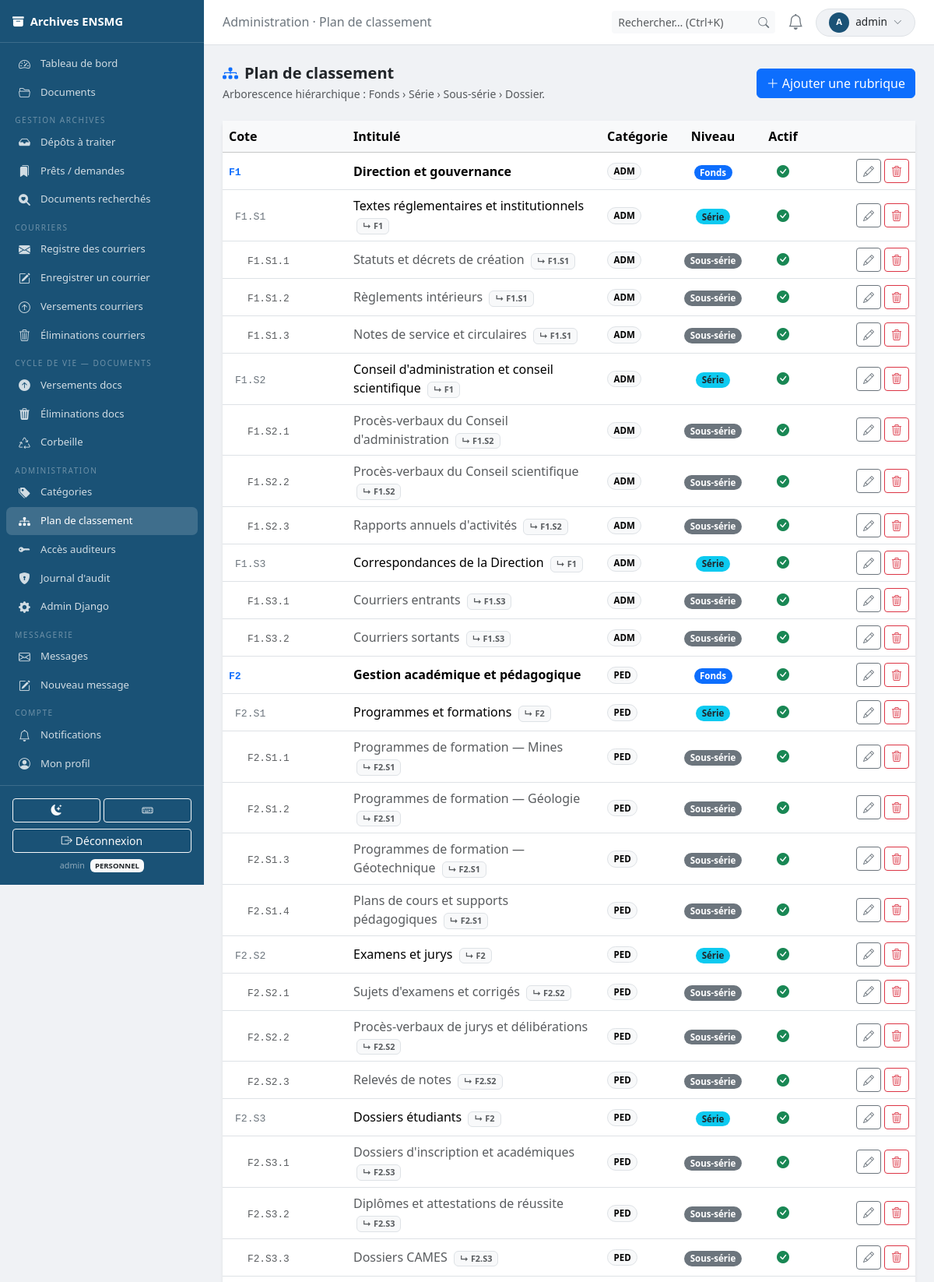
/gestion/plans/ (signed in, upper part), run on the app's committed database.
### users/models.py (models this page shows, shortened)
class CustomUser(AbstractUser):
    class Role(models.TextChoices):
        ADMIN       = 'ADMIN',      'Administrateur système'
        ARCHIVISTE  = 'ARCHIVISTE', 'Archiviste'
        DIRECTION   = 'DIRECTION',  'Direction'
        PERSONNEL   = 'PERSONNEL',  'Personnel administratif'
        ENSEIGNANT  = 'ENSEIGNANT', 'Enseignant-chercheur'
    role = models.CharField(
        max_length=20,
        choices=Role.choices,
        default=Role.PERSONNEL,
        verbose_name='Rôle',
    )
    departement = models.ForeignKey(
        Departement,
        null=True, blank=True,
        on_delete=models.SET_NULL,
        verbose_name='Département / Service',
        help_text='Service de rattachement de l\'utilisateur.',
    )
    telephone = models.CharField(
        max_length=30,
        blank=True,
        verbose_name='Téléphone',
    )
    class Meta:
        verbose_name        = 'Utilisateur'
        verbose_name_plural = 'Utilisateurs'
        ordering            = ['last_name', 'first_name']

### archives/models.py (models this page shows, shortened)
class PlanClassement(models.Model):
    class Niveau(models.IntegerChoices):
        FONDS      = 1, 'Fonds'
        SERIE      = 2, 'Série'
        SOUS_SERIE = 3, 'Sous-série'
        DOSSIER    = 4, 'Dossier'
    code      = models.CharField(max_length=30, unique=True, verbose_name='Cote')
    intitule  = models.CharField(max_length=300, verbose_name='Intitulé')
    parent    = models.ForeignKey(
        'self',
        null=True, blank=True,
        on_delete=models.PROTECT,
        related_name='enfants',
        verbose_name='Rubrique parente',
    )
    niveau    = models.PositiveSmallIntegerField(choices=Niveau.choices, verbose_name='Niveau hiérarchique')
    categorie = models.ForeignKey(
        CategorieDocument,
        null=True, blank=True,
        on_delete=models.SET_NULL,
        verbose_name='Catégorie documentaire',
    )
    description = models.TextField(blank=True, verbose_name='Description')
    actif       = models.BooleanField(default=True, verbose_name='Actif')
    class Meta:
        verbose_name        = 'Plan de classement'
        verbose_name_plural = 'Plan de classement'
        ordering            = ['code']

class CategorieDocument(models.Model):
    class Code(models.TextChoices):
        ADMINISTRATIF  = 'ADM', 'Administratif et institutionnel'
        PEDAGOGIQUE    = 'PED', 'Gestion académique et pédagogique'
        SCIENTIFIQUE   = 'SCI', 'Scientifique et de recherche'
        GEOLOGIQUE     = 'GEO', 'Géologique et minier'
        TERRAIN        = 'TER', 'Terrain et technique'
        PARTENARIAT    = 'PAR', 'Partenariats et industrie'
        FINANCIER_RH   = 'FRH', 'Financier et ressources humaines'
        PATRIMONIAL    = 'PAT', 'Patrimonial et historique'
    code        = models.CharField(max_length=10, unique=True, verbose_name='Code')
    nom         = models.CharField(max_length=200, verbose_name='Intitulé')
    description = models.TextField(blank=True, verbose_name='Description')
    class Meta:
        verbose_name          = 'Catégorie de document'
        verbose_name_plural   = 'Catégories de documents'
        ordering              = ['code']

### archives/views.py (the view)
# urls.py: path('gestion/plans/', views.admin_plans_list, name='admin_plans'),
def admin_plans_list(request):
    guard = _admin_guard(request)
    if guard:
        return guard
    plans = PlanClassement.objects.select_related('parent', 'categorie').order_by('code')
    ctx = _notif_ctx(request)
    ctx['plans'] = plans
    return render(request, 'archives/admin/plans/list.html', ctx)

### archives/templates/archives/admin/plans/list.html (shortened to what this page needs)
{% extends "archives/base.html" %}
{% block topbar_title %}Administration · Plan de classement{% endblock %}
{% block content %}
<div class="d-flex justify-content-between align-items-center mb-4">
  <div>
    <h5 class="mb-1 fw-semibold"><i class="bi bi-diagram-3-fill me-2 text-primary"></i>Plan de classement</h5>
    <p class="text-muted mb-0 small">Arborescence hiérarchique : Fonds › Série › Sous-série › Dossier.</p>
  </div>
  <a href="{% url 'archives:admin_plan_create' %}" class="btn btn-primary">
    <i class="bi bi-plus-lg me-1"></i>Ajouter une rubrique
  </a>
</div>
<div class="card border-0 shadow-sm">
  <div class="card-body p-0">
    <table class="table table-hover mb-0">
      <thead class="table-light">
        <tr>
          <th style="width:160px">Cote</th>
          <th>Intitulé</th>
          <th class="d-none d-md-table-cell">Catégorie</th>
          <th class="text-center" style="width:100px">Niveau</th>
          <th class="text-center" style="width:80px">Actif</th>
          <th style="width:130px"></th>
        </tr>
      </thead>
      <tbody>
        {% for plan in plans %}
        <tr>
          <td class="align-middle">
            {% if plan.niveau == 1 %}
              <code class="text-primary fw-bold" style="font-size:.82rem">{{ plan.code }}</code>
            {% elif plan.niveau == 2 %}
              <span class="ms-2"><code class="text-secondary" style="font-size:.82rem">{{ plan.code }}</code></span>
            {% elif plan.niveau == 3 %}
              <span class="ms-4"><code class="text-muted" style="font-size:.8rem">{{ plan.code }}</code></span>
            {% else %}
              <span class="ms-5"><code style="font-size:.78rem">{{ plan.code }}</code></span>
            {% endif %}
          </td>
          <td class="align-middle">
            {% if plan.niveau == 1 %}<span class="fw-semibold">{{ plan.intitule }}</span>
            {% elif plan.niveau == 2 %}{{ plan.intitule }}
            {% else %}<span class="text-muted">{{ plan.intitule }}</span>{% endif %}
            {% if plan.parent %}
            <span class="badge bg-light text-muted border ms-1" style="font-size:.68rem">
              ↳ {{ plan.parent.code }}
            </span>
            {% endif %}
          </td>
          <td class="text-muted small d-none d-md-table-cell align-middle">
            {% if plan.categorie %}
            <span class="badge rounded-pill text-bg-light border" style="font-size:.72rem">
              {{ plan.categorie.code }}
            </span>
            {% else %}—{% endif %}
          </td>
          <td class="text-center align-middle">
            <span class="badge rounded-pill
              {% if plan.niveau == 1 %}bg-primary
              {% elif plan.niveau == 2 %}bg-info text-dark
              {% elif plan.niveau == 3 %}bg-secondary
              {% else %}bg-light text-dark border{% endif %}"
              style="font-size:.72rem">
              {{ plan.get_niveau_display }}
            </span>
          </td>
          <td class="text-center align-middle">
            {% if plan.actif %}
            <i class="bi bi-check-circle-fill text-success"></i>
            {% else %}
            <i class="bi bi-x-circle-fill text-danger opacity-50"></i>
            {% endif %}
          </td>
          <td class="align-middle">
            <div class="d-flex gap-1 justify-content-end">
              <a href="{% url 'archives:admin_plan_edit' plan.pk %}"
                 class="btn btn-sm btn-outline-secondary" title="Modifier">
                <i class="bi bi-pencil"></i>
              </a>
              <a href="{% url 'archives:admin_plan_delete' plan.pk %}"
                 class="btn btn-sm btn-outline-danger" title="Supprimer">
                <i class="bi bi-trash3"></i>
              </a>
            </div>
          </td>
        </tr>
        {% endfor %}
      </tbody>
    </table>
  </div>
</div>
{% endblock %}

### archives/templates/archives/base.html (shortened to what this page needs)
<!DOCTYPE html>
<html lang="fr" data-theme="light">
<head>
  <link rel="stylesheet" href="https://cdn.jsdelivr.net/npm/bootstrap@5.3.2/dist/css/bootstrap.min.css">
  <link rel="stylesheet" href="https://cdn.jsdelivr.net/npm/bootstrap-icons@1.11.3/font/bootstrap-icons.min.css">
</head>
<body>
<nav id="sidebar">
  <div class="brand">
    <span><i class="bi bi-archive-fill me-2"></i>Archives ENSMG</span>
  </div>
  <div class="py-2 flex-grow-1 overflow-auto">
    <a href="{% url 'archives:dashboard' %}" class="nav-link{% if request.resolver_match.url_name == 'dashboard' %} active{% endif %}">
      <i class="bi bi-speedometer2"></i>Tableau de bord
    </a>
    <a href="{% url 'archives:document_list' %}" class="nav-link">
      <i class="bi bi-folder2-open"></i>Documents
    </a>
    {% if est_gestionnaire %}
    <div class="nav-section">Gestion archives</div>
    <a href="{% url 'archives:archiviste_depots' %}" class="nav-link{% if 'archiviste_depot' in request.resolver_match.url_name %} active{% endif %}">
      <i class="bi bi-inbox-fill"></i>Dépôts à traiter
    </a>
    <a href="{% url 'archives:archiviste_prets' %}" class="nav-link{% if 'archiviste_pret' in request.resolver_match.url_name %} active{% endif %}">
      <i class="bi bi-bookmarks-fill"></i>Prêts / demandes
    </a>
    <a href="{% url 'archives:archiviste_recherches' %}" class="nav-link{% if 'archiviste_recherche' in request.resolver_match.url_name %} active{% endif %}">
      <i class="bi bi-search-heart-fill"></i>Documents recherchés
    </a>
    <div class="nav-section">Courriers</div>
    <a href="{% url 'archives:courrier_liste' %}" class="nav-link{% if 'courrier' in request.resolver_match.url_name and 'bv' not in request.resolver_match.url_name and 'be' not in request.resolver_match.url_name %} active{% endif %}">
      <i class="bi bi-envelope-fill"></i>Registre des courriers
    </a>
    <a href="{% url 'archives:courrier_enregistrer' %}" class="nav-link{% if request.resolver_match.url_name == 'courrier_enregistrer' %} active{% endif %}">
      <i class="bi bi-pencil-square"></i>Enregistrer un courrier
    </a>
    <a href="{% url 'archives:courrier_bv_liste' %}" class="nav-link{% if 'courrier_bv' in request.resolver_match.url_name %} active{% endif %}">
      <i class="bi bi-arrow-up-circle"></i>Versements courriers
    </a>
    <a href="{% url 'archives:courrier_be_liste' %}" class="nav-link{% if 'courrier_be' in request.resolver_match.url_name %} active{% endif %}">
      <i class="bi bi-trash3"></i>Éliminations courriers
    </a>
    <div class="nav-section">Cycle de vie — Documents</div>
    <a href="{% url 'archives:admin_bordereaux_versement' %}" class="nav-link{% if 'versement' in request.resolver_match.url_name and 'courrier' not in request.resolver_match.url_name %} active{% endif %}">
      <i class="bi bi-arrow-up-circle-fill"></i>Versements docs
    </a>
    <a href="{% url 'archives:admin_bordereaux_elimination' %}" class="nav-link{% if 'elimination' in request.resolver_match.url_name and 'courrier' not in request.resolver_match.url_name %} active{% endif %}">
      <i class="bi bi-trash3-fill"></i>Éliminations docs
    </a>
    <a href="{% url 'archives:corbeille' %}" class="nav-link{% if request.resolver_match.url_name == 'corbeille' %} active{% endif %}">
      <i class="bi bi-recycle"></i>Corbeille
    </a>
    <div class="nav-section">Administration</div>
    <a href="{% url 'archives:admin_categories' %}" class="nav-link{% if 'admin_categorie' in request.resolver_match.url_name %} active{% endif %}">
      <i class="bi bi-tags-fill"></i>Catégories
    </a>
    <a href="{% url 'archives:admin_plans' %}" class="nav-link{% if 'admin_plan' in request.resolver_match.url_name %} active{% endif %}">
      <i class="bi bi-diagram-3-fill"></i>Plan de classement
    </a>
    <a href="{% url 'archives:audit_tokens' %}" class="nav-link{% if 'audit_token' in request.resolver_match.url_name %} active{% endif %}">
      <i class="bi bi-key-fill"></i>Accès auditeurs
    </a>
    <a href="{% url 'archives:admin_journal' %}" class="nav-link{% if request.resolver_match.url_name == 'admin_journal' %} active{% endif %}">
      <i class="bi bi-shield-lock-fill"></i>Journal d'audit
    </a>
    {% if est_admin %}<a href="/admin/" class="nav-link"><i class="bi bi-gear-fill"></i>Admin Django</a>{% endif %}
    {% endif %}
    <div class="nav-section">Messagerie</div>
    <a href="{% url 'archives:messagerie_reception' %}" class="nav-link{% if 'messagerie' in request.resolver_match.url_name %} active{% endif %}">
      <i class="bi bi-envelope{% if nb_messages_non_lus %}-fill{% endif %}"></i>Messages
    </a>
    <a href="{% url 'archives:messagerie_nouveau' %}" class="nav-link">
      <i class="bi bi-pencil-square"></i>Nouveau message
    </a>
    <div class="nav-section">Compte</div>
    <a href="{% url 'archives:notifications' %}" class="nav-link">
      <i class="bi bi-bell{% if nb_notifications %}-fill{% endif %}"></i>Notifications
    </a>
    <a href="{% url 'archives:mon_profil' %}" class="nav-link"><i class="bi bi-person-circle"></i>Mon profil</a>
  </div>
  <div class="p-3" style="border-top:1px solid rgba(255,255,255,.15)">
    <div class="d-flex gap-1 mb-2">
      <button onclick="toggleDark()" class="btn btn-sm btn-outline-light flex-grow-1" title="Mode sombre (Alt+D)">
        <i id="dark-icon" class="bi bi-moon-stars-fill"></i>
      </button>
      <button onclick="showKbd()" class="btn btn-sm btn-outline-light flex-grow-1" title="Raccourcis (?)">
        <i class="bi bi-keyboard"></i>
      </button>
    </div>
    <form method="post" action="{% url 'archives:logout' %}">{% csrf_token %}
      <button type="submit" class="btn btn-sm btn-outline-light w-100">
        <i class="bi bi-box-arrow-right me-1"></i>Déconnexion
      </button>
    </form>
    <div class="text-white-50 text-center mt-2" style="font-size:.67rem;">
      {{ request.user.get_full_name|default:request.user.username }}
      {% if request.user.role %}<span class="badge bg-light text-dark ms-1" style="font-size:.6rem;">{{ request.user.role }}</span>{% endif %}
    </div>
  </div>
</nav>
<div id="main-content">
  <div id="topbar">
    <div class="d-flex align-items-center gap-2">
      <h6 class="mb-0 fw-normal" style="color:var(--muted)">{% block topbar_title %}{% endblock %}</h6>
    </div>
    <div class="d-flex align-items-center gap-2">
      <form method="get" action="{% url 'archives:document_list' %}" class="d-none d-lg-flex">
        <div class="input-group input-group-sm" style="width:210px">
          <input type="search" name="q" class="form-control border-0 bg-light"
                 placeholder="Rechercher… (Ctrl+K)" id="global-search"
                 value="{{ request.GET.q }}" autocomplete="off">
          <button type="submit" class="btn btn-light border-0"><i class="bi bi-search" style="color:var(--muted)"></i></button>
        </div>
      </form>
      <div class="dropdown">
        <button class="bell-btn" data-bs-toggle="dropdown" data-bs-auto-close="outside">
          <i class="bi bi-bell{% if nb_notifications %}-fill{% endif %} fs-5"></i>
        </button>
      </div>
      <div class="dropdown">
        <button class="btn btn-sm d-flex align-items-center gap-2 border rounded-pill px-3 py-1"
                style="background:var(--body-bg);font-size:.85rem" type="button" data-bs-toggle="dropdown">
          <div class="rounded-circle d-flex align-items-center justify-content-center text-white fw-bold flex-shrink-0"
               style="width:26px;height:26px;font-size:.7rem;background:var(--theme-color)">
            {{ request.user.first_name|first|upper|default:request.user.username|first|upper }}
          </div>
          <span class="d-none d-md-inline">{{ request.user.get_full_name|default:request.user.username|truncatechars:18 }}</span>
          <i class="bi bi-chevron-down" style="font-size:.7rem;color:var(--muted)"></i>
        </button>
      </div>
    </div>
  </div>
  <div class="page-body">{% block content %}{% endblock %}</div>
</div>
</body>
</html>

### data on the page
CustomUser: user.get_full_name "admin", user.role "PERSONNEL", user.first_name|first "A"
PlanClassement: code "F1", intitule "Direction et gouvernance", categorie.code "ADM", niveau "Fonds", actif True (drawn)
PlanClassement: code "F1.S1", intitule "Textes réglementaires et institutionnels", parent.code "F1", categorie.code "ADM", niveau "Série", actif True (drawn)
PlanClassement: code "F1.S1.1", intitule "Statuts et décrets de création", parent.code "F1.S1", categorie.code "ADM", niveau "Sous-série", actif True (drawn)
PlanClassement: code "F1.S1.2", intitule "Règlements intérieurs", parent.code "F1.S1", categorie.code "ADM", niveau "Sous-série", actif True (drawn)
PlanClassement: code "F1.S1.3", intitule "Notes de service et circulaires", parent.code "F1.S1", categorie.code "ADM", niveau "Sous-série", actif True (drawn)
PlanClassement: code "F1.S2", intitule "Conseil d'administration et conseil scientifique", parent.code "F1", categorie.code "ADM", niveau "Série", actif True (drawn)
PlanClassement: code "F1.S2.1", intitule "Procès-verbaux du Conseil d'administration", parent.code "F1.S2", categorie.code "ADM", niveau "Sous-série", actif True (drawn)
PlanClassement: code "F1.S2.2", intitule "Procès-verbaux du Conseil scientifique", parent.code "F1.S2", categorie.code "ADM", niveau "Sous-série", actif True (drawn)
PlanClassement: code "F1.S2.3", intitule "Rapports annuels d'activités", parent.code "F1.S2", categorie.code "ADM", niveau "Sous-série", actif True (drawn)
PlanClassement: code "F1.S3", intitule "Correspondances de la Direction", parent.code "F1", categorie.code "ADM", niveau "Série", actif True (drawn)
PlanClassement: code "F1.S3.1", intitule "Courriers entrants", parent.code "F1.S3", categorie.code "ADM", niveau "Sous-série", actif True (drawn)
PlanClassement: code "F1.S3.2", intitule "Courriers sortants", parent.code "F1.S3", categorie.code "ADM", niveau "Sous-série", actif True (drawn)
PlanClassement: code "F2", intitule "Gestion académique et pédagogique", categorie.code "PED", niveau "Fonds", actif True (drawn)
PlanClassement: code "F2.S1", intitule "Programmes et formations", parent.code "F2", categorie.code "PED", niveau "Série", actif True (drawn)
PlanClassement: code "F2.S1.1", intitule "Programmes de formation — Mines", parent.code "F2.S1", categorie.code "PED", niveau "Sous-série", actif True (drawn)
PlanClassement: code "F2.S1.2", intitule "Programmes de formation — Géologie", parent.code "F2.S1", categorie.code "PED", niveau "Sous-série", actif True (drawn)
PlanClassement: code "F2.S1.3", intitule "Programmes de formation — Géotechnique", parent.code "F2.S1", categorie.code "PED", niveau "Sous-série", actif True (drawn)
PlanClassement: code "F2.S1.4", intitule "Plans de cours et supports pédagogiques", parent.code "F2.S1", categorie.code "PED", niveau "Sous-série", actif True (drawn)
PlanClassement: code "F2.S2", intitule "Examens et jurys", parent.code "F2", categorie.code "PED", niveau "Série", actif True (drawn)
PlanClassement: code "F2.S2.1", intitule "Sujets d'examens et corrigés", parent.code "F2.S2", categorie.code "PED", niveau "Sous-série", actif True (drawn)
PlanClassement: code "F2.S2.2", intitule "Procès-verbaux de jurys et délibérations", parent.code "F2.S2", categorie.code "PED", niveau "Sous-série", actif True (drawn)
PlanClassement: code "F2.S2.3", intitule "Relevés de notes", parent.code "F2.S2", categorie.code "PED", niveau "Sous-série", actif True (drawn)
PlanClassement: code "F2.S3", intitule "Dossiers étudiants", parent.code "F2", categorie.code "PED", niveau "Série", actif True (drawn)
PlanClassement: code "F2.S3.1", intitule "Dossiers d'inscription et académiques", parent.code "F2.S3", categorie.code "PED", niveau "Sous-série", actif True (drawn)
PlanClassement: code "F2.S3.2", intitule "Diplômes et attestations de réussite", parent.code "F2.S3", categorie.code "PED", niveau "Sous-série", actif True (drawn)
PlanClassement: code "F2.S3.3", intitule "Dossiers CAMES", parent.code "F2.S3", categorie.code "PED", niveau "Sous-série", actif True (drawn)
